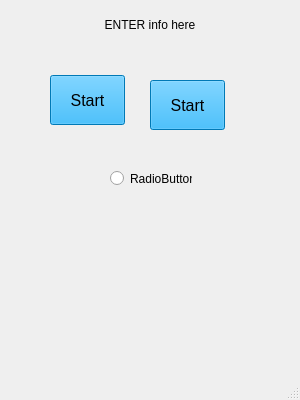
<?xml version="1.0" encoding="UTF-8"?>
<ui version="4.0">
 <class>MainWindow</class>
 <widget class="QMainWindow" name="MainWindow">
  <property name="geometry">
   <rect>
    <x>0</x>
    <y>0</y>
    <width>300</width>
    <height>400</height>
   </rect>
  </property>
  <property name="windowTitle">
   <string>MainWindow</string>
  </property>
  <widget class="QWidget" name="centralwidget">
   <property name="styleSheet">
    <string notr="true"/>
   </property>
   <widget class="QPushButton" name="Start">
    <property name="geometry">
     <rect>
      <x>50</x>
      <y>75</y>
      <width>75</width>
      <height>50</height>
     </rect>
    </property>
    <property name="font">
     <font>
      <pointsize>12</pointsize>
     </font>
    </property>
    <property name="styleSheet">
     <string notr="true">background-color: rgb(0, 170, 255);</string>
    </property>
    <property name="text">
     <string>Start</string>
    </property>
   </widget>
   <widget class="QRadioButton" name="radioButton">
    <property name="geometry">
     <rect>
      <x>110</x>
      <y>170</y>
      <width>82</width>
      <height>17</height>
     </rect>
    </property>
    <property name="text">
     <string>RadioButton</string>
    </property>
   </widget>
   <widget class="QLabel" name="label">
    <property name="geometry">
     <rect>
      <x>0</x>
      <y>0</y>
      <width>300</width>
      <height>50</height>
     </rect>
    </property>
    <property name="text">
     <string>ENTER info here</string>
    </property>
    <property name="alignment">
     <set>Qt::AlignCenter</set>
    </property>
    <property name="margin">
     <number>10</number>
    </property>
   </widget>
   <widget class="QPushButton" name="Start_2">
    <property name="geometry">
     <rect>
      <x>150</x>
      <y>80</y>
      <width>75</width>
      <height>50</height>
     </rect>
    </property>
    <property name="font">
     <font>
      <pointsize>12</pointsize>
     </font>
    </property>
    <property name="styleSheet">
     <string notr="true">background-color: rgb(0, 170, 255);</string>
    </property>
    <property name="text">
     <string>Start</string>
    </property>
   </widget>
  </widget>
  <widget class="QMenuBar" name="menubar">
   <property name="geometry">
    <rect>
     <x>0</x>
     <y>0</y>
     <width>300</width>
     <height>21</height>
    </rect>
   </property>
  </widget>
  <widget class="QStatusBar" name="statusbar"/>
 </widget>
 <resources/>
 <connections/>
</ui>
